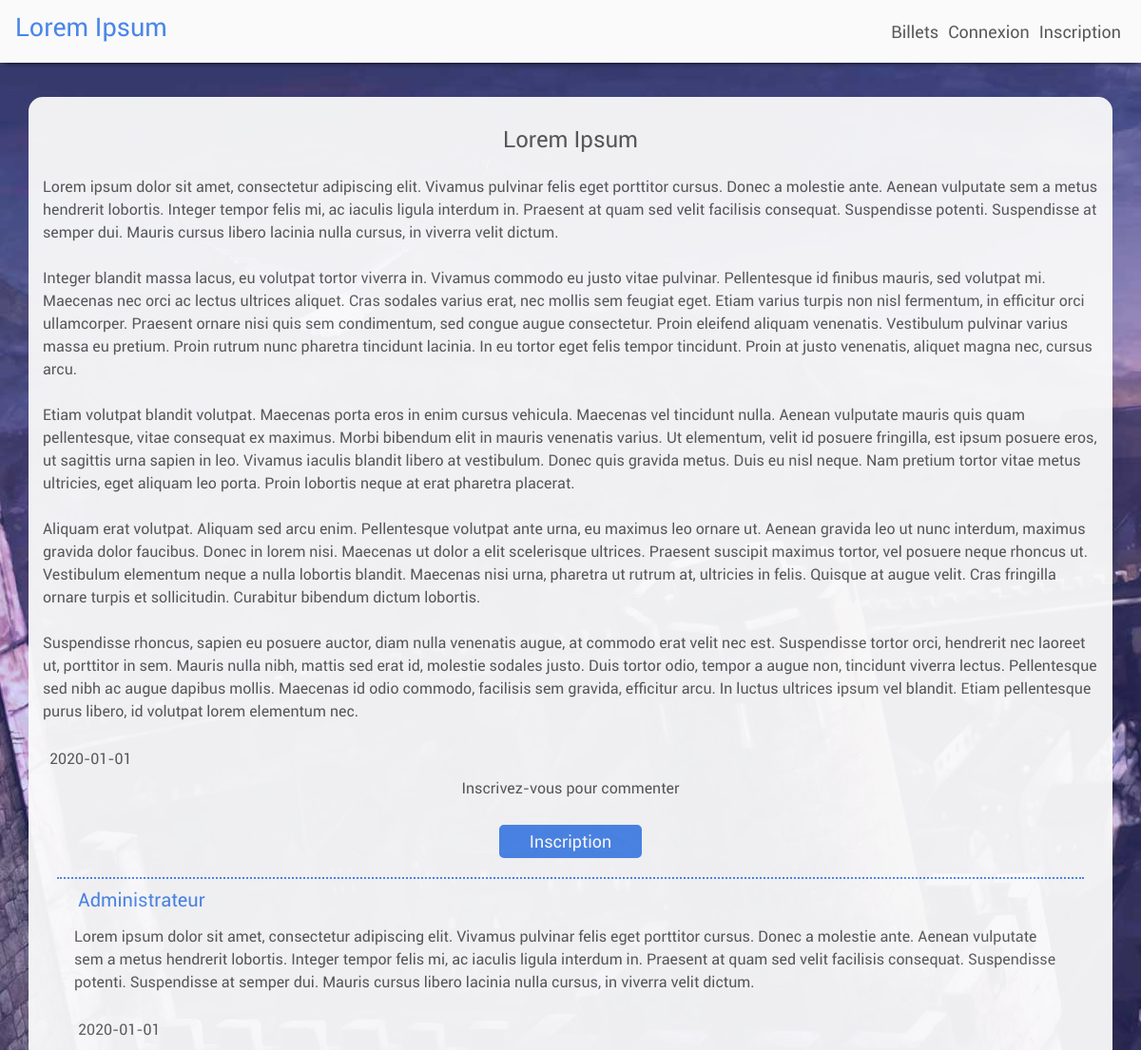
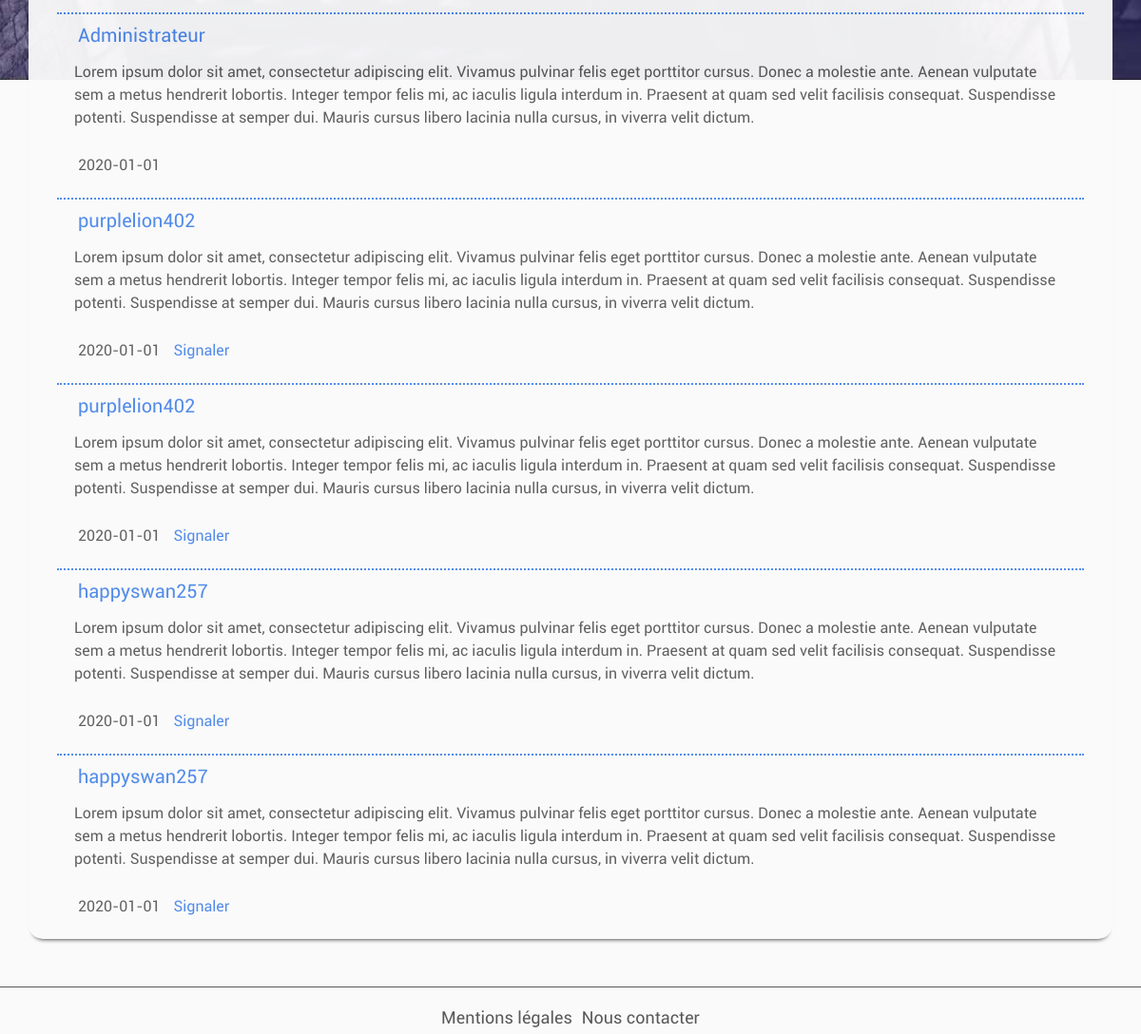
The app's page /project0/public/index.php?action=post&id=3 with its own data (2 pictures, top to bottom).
### tables this page shows
CREATE TABLE IF NOT EXISTS `posts` (
  `ID` int(11) NOT NULL AUTO_INCREMENT,
  `type` varchar(255) NOT NULL,
  `status` varchar(255) NOT NULL,
  `title` varchar(255) DEFAULT NULL,
  `content` text NOT NULL,
  `date` date NOT NULL,
  PRIMARY KEY (`ID`)
);

CREATE TABLE IF NOT EXISTS `comments` (
  `ID` int(11) NOT NULL AUTO_INCREMENT,
  `ID_account` int(11) NOT NULL,
  `ID_post` int(11) NOT NULL,
  `pseudo` varchar(255) NOT NULL,
  `status` varchar(255) NOT NULL,
  `status_account` varchar(255) NOT NULL,
  `content` text NOT NULL,
  `date` date NOT NULL,
  PRIMARY KEY (`ID`)
);

### project0/public/index.php (called while the page is built, shortened)
<?php
$router = new Project\Router();
$router->routerQuery();

### project0/src/Model/PostManager.php (called while the page is built, shortened)
<?php
class PostManager extends Manager {
	public function getPost($id) {
		$bdd = $this->dbConnect();
        $req = $bdd->prepare("SELECT * FROM posts WHERE ID = ?");
        $req->execute(array($id));
        $data = $req->fetch();
        return $data;
	}
}

### project0/src/Model/CommentManager.php (called while the page is built, shortened)
<?php
class CommentManager extends Manager {
	public function getCommentsbyPost($id) {
		$bdd = $this->dbConnect();
        $req = $bdd->prepare("SELECT * FROM comments WHERE ID_post = ? ORDER BY date");
        $req->execute(array($id));
        return $req;
	}
}

### project0/src/View/postView.php (the view, shortened to what this page needs)
<section class="container">
	<div class="col">
		<article class="row">
		<h2 class="post-title"><?= htmlspecialchars($post['title']); ?></h2>
		<div class="post-text"><?= $post['content']; ?></div>
			<div class="inline-container">
				<p class="date"><?= $post['date']; ?></p>
			</div>
		</article>
		<?php if(isset($_SESSION['statusAccount']) && ($_SESSION['statusAccount'] == 'admin' || 'member')): ?>
			<form action="?action=addComment&id=<?=$post['ID']; ?>&status=<?=$status ; ?>" method="post">
				<div class="form-group"><textarea name="content" class="form-control" rows="5" id="comment" required></textarea></div>
				<div class="flex-container"><button type="submit" class="button">Commenter</button></div>
			</form>
		<?php else : ?>
			<p class="flex-container">Inscrivez-vous pour commenter</p>
			  <div class="flex-container">
			  	<a href="?action=register" class="button">Inscription</a>
			  </div>
		<?php endif; ?>
		<?php while ($data = $comments->fetch()) : ?>
			<article class="col top-border" id="<?= $data['ID']; ?>">
				<div class="inline-container">
					<a class="link-post" href="?action=member&id=<?=$data['ID_account']; ?>"><h3><?= htmlspecialchars($data['pseudo']); ?></h3></a>
				</div>
				<p class="content"><?= htmlspecialchars($data['content']); ?></p>
				<div class="inline-container">
					<p class="date"><?= $data['date']; ?></p>
					<?php if((isset($_SESSION['idAccount']) && ($_SESSION['idAccount'] == $data['ID_account'])) ||
					(isset($_SESSION['statusAccount']) && ($_SESSION['statusAccount'] == 'admin'))): ?>
						<div class="link-post delete confirm" data-token="<?= $_SESSION['token']; ?>" data-id="<?= $data['ID']; ?>">Supprimer</div>
					<?php elseif($data['status'] == 'posted' && $data['status_account'] !== 'admin'): ?>
						<div class="link-post report feedback" data-id="<?= $data['ID']; ?>">Signaler</div>
					<?php endif; ?>
				</div>
			</article>
		<?php endwhile; ?>
	</div>
</section>
<?php $content = ob_get_clean(); ?>
<?php require('template.php'); ?>

### project0/src/Router.php (shortened to what this page needs)
<?php
class Router {
	private $visitorController;
	private $routes = array();
    public function __construct() {
    	$this->visitorController = new \Project\Controller\VisitorController();
    }
	private function addRoute($action, $controller, $function, $token) {
		$this->routes[] = array(
			'action' => $action,
    		'controller' => $controller,
    		'function' => $function,
    		'token' => $token,
		);
	}
	public function routerQuery() {
		try {
			if(isset($_GET['action'])) {
				foreach($this->routes as $route) {
					if ($_GET['action'] == $route['action']) {
						if ($route['token'] == true) {
							if (isset($_GET['token']) && isset($_SESSION['token']) && $_GET['token'] == $_SESSION['token']) {
								$function = $route['function'];
								$route['controller']->$function();
								$routeFound = true;
								break;
							}
							else {
								throw new \Exception("Erreur : Token non valide");
							}
						}
						else {
							$function = $route['function'];
							$route['controller']->$function();
							break;
						}
					}
				}
			}
			else {
				$this->visitorController->showHome();
			}
		}
		catch (\Exception $e) {
				$active = NULL;
				$errorMessage = $e->getMessage();
				require('View/errorView.php');
	    }
	}
}

### project0/src/View/template.php (shortened to what this page needs)
<!DOCTYPE html>
<html lang="fr">
  <head>
    <link rel="stylesheet" href="https://stackpath.bootstrapcdn.com/bootstrap/4.3.1/css/bootstrap.min.css"
>
    <link rel="stylesheet" href="css/style.css"/>
  </head>
  <body>
    <header class="navbar navbar-expand-lg navbar-light">
        <a class="navbar-brand" href="?action=posts&category=all&page=1"><h1>Lorem Ipsum</h1></a>
        <nav class="collapse navbar-collapse" id="menu">
            <ul class="navbar-nav ml-auto">
                 <li><a class="menu-link <?= $active == "posted" ? "active" : ""; ?>" href="?action=posts&category=all&page=1">Billets</a></li>
                <?php if(isset($_SESSION['statusAccount']) && ($_SESSION['statusAccount'] == 'member')): ?>
                    <li><a class="menu-link <?= $active == "account" ? "active" : ""; ?>" href="?action=account">Paramètres</a></li>
                    <li><a class="menu-link" href="?action=logout&token=<?=$_SESSION['token']; ?>">Déconnexion</a></li>
                <?php else : ?>
                    <li><a class="menu-link <?= $active == "login" ? "active" : ""; ?>" href="?action=login">Connexion</a></li>
                    <li><a class="menu-link <?= $active == "register" ? "active" : ""; ?>" href="?action=register">Inscription</a></li>
                <?php endif; ?>
            </ul>
        </nav>
    </header>
    <section id="content"><?= $content ?></section>
    <footer id="footer">
    <a class="footer-link <?= $active == "legalNotice" ? "active" : ""; ?>" href="?action=legalNotice">Mentions légales</a>
    <a class="footer-link <?= $active == "contact" ? "active" : ""; ?>" href="?action=contact">Nous contacter</a>
    </footer>
  </body>
</html>

### project0/public/css/style.css (style rules this page uses)
html, body { height: 88%; margin: 0; background-image: url('../img/background.jpg'); background-repeat: no-repeat; background-attachment: fixed; }
html, body, header, #footer, .container { background-color: #fafafa; }
body, select, .menu-link, .footer-link, .title, .post-title, .date { color: #595959 !important; }
body { font-family: roboto, Arial, serif; }
h1, .link, .link-post, .active-button, .arrow, .link-post:hover, .button:hover { color: #4a86e8 !important; }
h1 { font-size: 27px; }
h2 { font-size: 24px; }
h3 { font-size: 20px; }
header, .container { box-shadow: 0px 5px 5px -5px black; }
#menu { justify-content: right; }
.menu-link, .footer-link, .link-post, .date { transition: border-top 0.3s; }
.menu-link, .footer-link { font-size: 18px; margin: 5px; border-top: 2px solid rgba(255, 255, 255, 0); padding-top: 1px; }
.container { opacity: 95%; }
#footer, #list-posts, .post, .title, .post-title, .post-img, .options, .flex-container { justify-content: center; }
#footer, .flex-container, #list-posts, .title, .post-title { display: flex; }
#footer { border-top: 1px solid #595959; padding-top: 10px; height: 50px; margin-top: 50px; }
#footer, .title, .post-title { align-items: center; }
.container { border-radius: 15px; padding: 15px; margin-top: 3%; }
.button { color: white; }
#content { min-height: 100%; }
#list-posts, .flex-container, .post-preview { align-content: center; }
#list-posts, .flex-container { flex-wrap: wrap; }
.direction-col, .title, .post-title { flex-direction: column; }
.title, .post-title { width: 100%; height: 60px; padding-top: 3px; padding: 10px 0px 10px 0px; }
.link-post, .date { border-top: 2px solid rgba(255, 255, 255, 0); padding-top: 1px; margin: 7px; }
.post-text { width: 100%; height: auto; }
.top-border { border-top: 2px dotted #4a86e8; margin-top: 15px; }
.content { margin-left: 3px; }
.button { border: 2px solid; border-color: #4a86e8; border-radius: 5px; background-color: #4a86e8; text-align: center; padding: 2px 30px 2px 30px; margin: 10px 5px 5px 5px; font-size: 18px; transition: color 0.3s, background-color 0.3s; }
.button, .active-button, .button:hover, .arrow, .arrow:hover { text-decoration: none; }
.inline-container { display: inline-flex; }

### records on screen
posts: title "Lorem Ipsum", content "Lorem ipsum dolor sit amet, consectetur adipiscing elit. Vivamus pulvinar felis eget porttitor cursus. Donec a molestie ante. Aenean vulputate sem a metus hendrerit lobortis. Integer tempor felis mi, ac iaculis ligula interdum in. Praesent at quam sed velit facilisis consequat. Suspendisse potenti. Suspendisse at semper dui. Mauris cursus libero lacinia nulla cursus, in viverra velit dictum. Integer blandit massa lacus, eu volutpat tortor viverra in. Vivamus commodo eu justo vitae pulvinar. Pellentesque id finibus mauris, sed volutpat mi. Maecenas nec orci ac lectus ultrices aliquet. Cras sodales varius erat, nec mollis sem feugiat eget. Etiam varius turpis non nisl fermentum, in efficitur…", date "2020-01-01"
comments: pseudo "Administrateur", content "Lorem ipsum dolor sit amet, consectetur adipiscing elit. Vivamus pulvinar felis eget porttitor cursus. Donec a molestie ante. Aenean vulputate sem a metus hendrerit lobortis. Integer tempor felis mi, ac iaculis ligula interdum in. Praesent at quam sed velit facilisis consequat. Suspendisse potenti. Suspendisse at semper dui. Mauris cursus libero lacinia nulla cursus, in viverra velit dictum.", date "2020-01-01"
comments: pseudo "Administrateur", content "Lorem ipsum dolor sit amet, consectetur adipiscing elit. Vivamus pulvinar felis eget porttitor cursus. Donec a molestie ante. Aenean vulputate sem a metus hendrerit lobortis. Integer tempor felis mi, ac iaculis ligula interdum in. Praesent at quam sed velit facilisis consequat. Suspendisse potenti. Suspendisse at semper dui. Mauris cursus libero lacinia nulla cursus, in viverra velit dictum.", date "2020-01-01"
comments: pseudo "purplelion402", content "Lorem ipsum dolor sit amet, consectetur adipiscing elit. Vivamus pulvinar felis eget porttitor cursus. Donec a molestie ante. Aenean vulputate sem a metus hendrerit lobortis. Integer tempor felis mi, ac iaculis ligula interdum in. Praesent at quam sed velit facilisis consequat. Suspendisse potenti. Suspendisse at semper dui. Mauris cursus libero lacinia nulla cursus, in viverra velit dictum.", date "2020-01-01"
comments: pseudo "purplelion402", content "Lorem ipsum dolor sit amet, consectetur adipiscing elit. Vivamus pulvinar felis eget porttitor cursus. Donec a molestie ante. Aenean vulputate sem a metus hendrerit lobortis. Integer tempor felis mi, ac iaculis ligula interdum in. Praesent at quam sed velit facilisis consequat. Suspendisse potenti. Suspendisse at semper dui. Mauris cursus libero lacinia nulla cursus, in viverra velit dictum.", date "2020-01-01"
comments: pseudo "happyswan257", content "Lorem ipsum dolor sit amet, consectetur adipiscing elit. Vivamus pulvinar felis eget porttitor cursus. Donec a molestie ante. Aenean vulputate sem a metus hendrerit lobortis. Integer tempor felis mi, ac iaculis ligula interdum in. Praesent at quam sed velit facilisis consequat. Suspendisse potenti. Suspendisse at semper dui. Mauris cursus libero lacinia nulla cursus, in viverra velit dictum.", date "2020-01-01"
comments: pseudo "happyswan257", content "Lorem ipsum dolor sit amet, consectetur adipiscing elit. Vivamus pulvinar felis eget porttitor cursus. Donec a molestie ante. Aenean vulputate sem a metus hendrerit lobortis. Integer tempor felis mi, ac iaculis ligula interdum in. Praesent at quam sed velit facilisis consequat. Suspendisse potenti. Suspendisse at semper dui. Mauris cursus libero lacinia nulla cursus, in viverra velit dictum.", date "2020-01-01"
